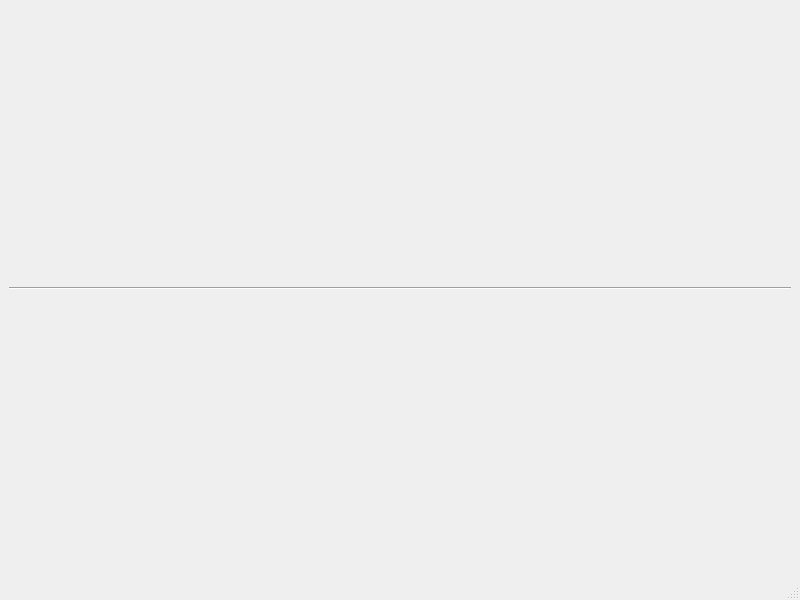
<?xml version="1.0" encoding="UTF-8"?>
<ui version="4.0">
 <class>MainWindow</class>
 <widget class="QMainWindow" name="MainWindow">
  <property name="geometry">
   <rect>
    <x>0</x>
    <y>0</y>
    <width>800</width>
    <height>600</height>
   </rect>
  </property>
  <property name="windowTitle">
   <string>MainWindow</string>
  </property>
  <widget class="QWidget" name="centralwidget">
   <layout class="QGridLayout" name="gridLayout">
    <item row="0" column="0">
     <widget class="Line" name="line">
      <property name="orientation">
       <enum>Qt::Horizontal</enum>
      </property>
     </widget>
    </item>
   </layout>
  </widget>
  <widget class="QMenuBar" name="menubar">
   <property name="geometry">
    <rect>
     <x>0</x>
     <y>0</y>
     <width>800</width>
     <height>22</height>
    </rect>
   </property>
  </widget>
  <widget class="QStatusBar" name="statusbar"/>
 </widget>
 <resources/>
 <connections/>
</ui>
